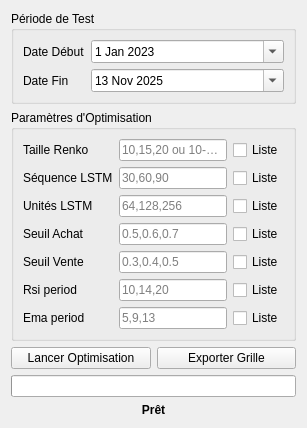
<?xml version="1.0" encoding="UTF-8"?>
<ui version="4.0">
 <class>OptimizationTab</class>
 <widget class="QWidget" name="OptimizationTab">
  <layout class="QVBoxLayout">
   <item>
    <widget class="QGroupBox">
     <property name="title"><string>Période de Test</string></property>
     <layout class="QFormLayout">
      <item row="0" column="0">
       <widget class="QLabel"><property name="text"><string>Date Début</string></property></widget>
      </item>
      <item row="0" column="1">
       <widget class="QDateEdit" name="date_start">
        <property name="calendarPopup"><bool>true</bool></property>
        <property name="date"><date><year>2023</year><month>1</month><day>1</day></date></property>
       </widget>
      </item>
      <item row="1" column="0">
       <widget class="QLabel"><property name="text"><string>Date Fin</string></property></widget>
      </item>
      <item row="1" column="1">
       <widget class="QDateEdit" name="date_end">
        <property name="calendarPopup"><bool>true</bool></property>
        <property name="date"><date><year>2025</year><month>11</month><day>13</day></date></property>
       </widget>
      </item>
     </layout>
    </widget>
   </item>

   <item>
    <widget class="QGroupBox">
     <property name="title"><string>Paramètres d'Optimisation</string></property>
     <layout class="QGridLayout" name="gridLayout">
      <!-- Taille Renko -->
      <item row="0" column="0"><widget class="QLabel"><property name="text"><string>Taille Renko</string></property></widget></item>
      <item row="0" column="1"><widget class="QLineEdit" name="opt_renko_size"><property name="placeholderText"><string>10,15,20 ou 10-30-5</string></property></widget></item>
      <item row="0" column="2"><widget class="QCheckBox" name="opt_renko_list"><property name="text"><string>Liste</string></property></widget></item>

      <!-- Séquence LSTM -->
      <item row="1" column="0"><widget class="QLabel"><property name="text"><string>Séquence LSTM</string></property></widget></item>
      <item row="1" column="1"><widget class="QLineEdit" name="opt_lstm_seq_len"><property name="placeholderText"><string>30,60,90</string></property></widget></item>
      <item row="1" column="2"><widget class="QCheckBox" name="opt_lstm_seq_list"><property name="text"><string>Liste</string></property></widget></item>

      <!-- Unités LSTM -->
      <item row="2" column="0"><widget class="QLabel"><property name="text"><string>Unités LSTM</string></property></widget></item>
      <item row="2" column="1"><widget class="QLineEdit" name="opt_lstm_units"><property name="placeholderText"><string>64,128,256</string></property></widget></item>
      <item row="2" column="2"><widget class="QCheckBox" name="opt_lstm_units_list"><property name="text"><string>Liste</string></property></widget></item>

      <!-- Seuil Achat -->
      <item row="3" column="0"><widget class="QLabel"><property name="text"><string>Seuil Achat</string></property></widget></item>
      <item row="3" column="1"><widget class="QLineEdit" name="opt_threshold_buy"><property name="placeholderText"><string>0.5,0.6,0.7</string></property></widget></item>
      <item row="3" column="2"><widget class="QCheckBox" name="opt_threshold_buy_list"><property name="text"><string>Liste</string></property></widget></item>

      <!-- Seuil Vente -->
      <item row="4" column="0"><widget class="QLabel"><property name="text"><string>Seuil Vente</string></property></widget></item>
      <item row="4" column="1"><widget class="QLineEdit" name="opt_threshold_sell"><property name="placeholderText"><string>0.3,0.4,0.5</string></property></widget></item>
      <item row="4" column="2"><widget class="QCheckBox" name="opt_threshold_sell_list"><property name="text"><string>Liste</string></property></widget></item>

      <!-- RSI Period -->
      <item row="5" column="0"><widget class="QLabel"><property name="text"><string>Rsi period</string></property></widget></item>
      <item row="5" column="1"><widget class="QLineEdit" name="opt_rsi_period"><property name="placeholderText"><string>10,14,20</string></property></widget></item>
      <item row="5" column="2"><widget class="QCheckBox" name="opt_rsi_period_list"><property name="text"><string>Liste</string></property></widget></item>

      <!-- EMA Period -->
      <item row="6" column="0"><widget class="QLabel"><property name="text"><string>Ema period</string></property></widget></item>
      <item row="6" column="1"><widget class="QLineEdit" name="opt_ema_period"><property name="placeholderText"><string>5,9,13</string></property></widget></item>
      <item row="6" column="2"><widget class="QCheckBox" name="opt_ema_period_list"><property name="text"><string>Liste</string></property></widget></item>
     </layout>
    </widget>
   </item>

   <!-- BOUTONS -->
   <item>
    <layout class="QHBoxLayout">
     <item>
      <widget class="QPushButton" name="btn_start_opt">
       <property name="text"><string>Lancer Optimisation</string></property>
      </widget>
     </item>
     <item>
      <widget class="QPushButton" name="btn_export_params">
       <property name="text"><string>Exporter Grille</string></property>
      </widget>
     </item>
    </layout>
   </item>

   <!-- PROGRESS + STATUS -->
   <item>
    <widget class="QProgressBar" name="opt_progress"/>
   </item>
   <item>
    <widget class="QLabel" name="opt_status">
     <property name="text"><string>Prêt</string></property>
     <property name="alignment"><set>Qt::AlignCenter</set></property>
     <property name="styleSheet"><string>font-weight: bold;</string></property>
    </widget>
   </item>
  </layout>
 </widget>
 <resources/>
 <connections/>
</ui>
